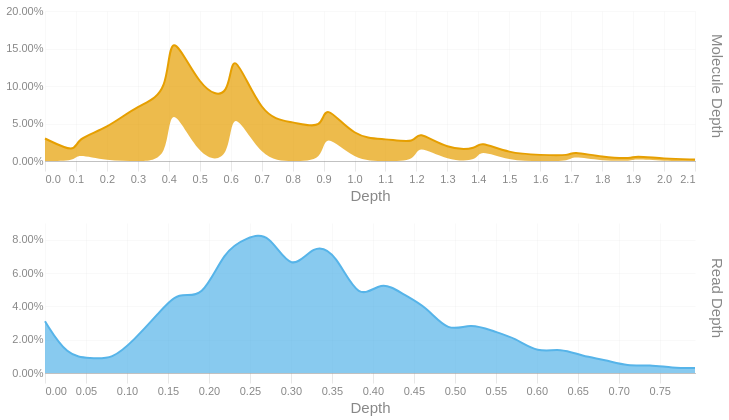

Notebook cell for this chart:
### Code cell
readdep = depth_hist(tb['Read Depth'], q99, 3)
readdep = readdep.with_columns(pl.lit('Read Depth').alias('Metric'))
if not SKIPLR:
    moldep = depth_hist(tb['Molecule Depth'], mol_q99, 1)
    moldep = moldep.with_columns(pl.lit('Molecule Depth').alias('Metric'))
    _hist = pl.concat([readdep, moldep])
    _hist = _hist.filter(pl.col('Proportion') != 0)
    with SafeRender(_hist):
        (
            alt.Chart(_hist)        
            .mark_area(interpolate = "basis")
            .encode(
                x=alt.X('Bin:Q').scale(domainMin=0).axis(alt.Axis(title='Depth')),
                y = alt.Y('Proportion:Q', title = None).axis(format = '.2%'),
                color = alt.Color('Metric:N').legend(None),
                row = alt.Row("Metric:N").header(title = None, labelOrient = 'right'),
                tooltip = [
                    alt.Tooltip("Metric:N", title = "Metric"),
                    alt.Tooltip('Interval:N', title = "Depth Interval"),
                    alt.Tooltip('Proportion:Q', title = "% Alignments").format('.2%')
                ]
            )
            .resolve_scale(x='independent', y='independent')
            .properties(
                height = 150, width = 650,
                usermeta={'embedOptions': {'downloadFileName': f'{samplename}.depth.hist'}}
            )
        ).display()
else:
    readdep = readdep.filter(pl.col('Proportion') != 0)
    with SafeRender(readdep):
        (
            alt.Chart(readdep)        
            .mark_area(interpolate = "basis")
            .encode(
                x=alt.X('Bin:Q').scale(domainMin=0).axis(alt.Axis(title='Depth')),
                y = alt.Y('Proportion:Q', title = None).axis(format = '.2%'),
                tooltip = [
                    alt.Tooltip('Interval:N', title = "Depth Interval"),
                    alt.Tooltip('Proportion:Q', title = "% Alignments").format('.2%')
                ]
            )
            .properties(
                usermeta={'embedOptions': {'downloadFileName': f'{samplename}.depth.hist'}}
            )
        ).display()

### Figure 1 — Vega-Lite specification as saved in the notebook (floating-point values rounded to 4 significant figures)
{"width": 650, "height": 150, "config": {"title": {"anchor": "start", "dy": -15, "fontSize": 18, "color": "#888888", "subtitleColor": "#888888", "subtitleFontSize": 14}, "arc": {"fill": "#0072B2"}, "axis": {"domainColor": "#888888", "domainWidth": 0.5, "gridWidth": 0.2, "grid": false, "titleFontWeight": 400, "titleFontSize": 15, "labelFontSize": 11, "labelColor": "#888888", "tickColor": "#888888", "tickWidth": 0.2, "titleColor": "#888888"}, "axisBand": {"grid": false}, "axisX": {"grid": true, "tickSize": 10, "domainCap": "round"}, "axisY": {"domain": false, "grid": true, "tickSize": 0, "domainCap": "round"}, "background": "transparent", "header": {"labelFontSize": 15, "labelColor": "#888888", "titleFontSize": 15, "titleFontWeight": 600, "titleColor": "#888888"}, "legend": {"labelFont": "sans-serif", "labelFontSize": 12, "labelColor": "#888888", "symbolSize": 100, "symbolType": "circle", "titleFontSize": 12, "titlePadding": 10, "titleColor": "#888888", "title": null}, "range": {"category": ["#E69F00", "#56B4E9", "#009E73", "#F0E442", "#0072B2", "#D55E00", "#CC79A7", "#000000"], "diverging": ["#cfe8f3", "#a2d4ec", "#73bfe2", "#46abdb", "#1696d2", "#12719e"]}, "area": {"fill": "#0072B2", "fillOpacity": 0.7, "line": true, "strokeOpacity": 0.7}, "line": {"color": "#0072B2", "stroke": "#0072B2", "strokeWidth": 2}, "trail": {"color": "#0072B2", "stroke": "#0072B2", "strokeWidth": 0, "size": 1}, "point": {"filled": true, "fillOpacity": 1.0, "size": 95}, "text": {"color": "#888888", "fontSize": 11, "align": "right", "fontWeight": 400, "size": 11}, "bar": {"fill": "#0072B2", "stroke": null}, "view": {"stroke": null, "continuousWidth": 660, "continuousHeight": 400}}, "data": {"name": "data-0345c48ebb24fac34d959a0b62efba36"}, "mark": {"type": "area", "interpolate": "basis"}, "encoding": {"color": {"field": "Metric", "legend": null, "type": "nominal"}, "row": {"field": "Metric", "header": {"title": null, "labelOrient": "right"}, "type": "nominal"}, "tooltip": [{"field": "Metric", "title": "Metric", "type": "nominal"}, {"field": "Interval", "title": "Depth Interval", "type": "nominal"}, {"field": "Proportion", "format": ".2%", "title": "% Alignments", "type": "quantitative"}], "x": {"axis": {"title": "Depth"}, "field": "Bin", "scale": {"domainMin": 0}, "type": "quantitative"}, "y": {"axis": {"format": ".2%"}, "field": "Proportion", "title": null, "type": "quantitative"}}, "resolve": {"scale": {"x": "independent", "y": "independent"}}, "usermeta": {"embedOptions": {"downloadFileName": "S1_Musquodoboit_029.depth.hist"}}, "$schema": "https://vega.github.io/schema/vega-lite/v6.1.0.json", "datasets": {"data-0345c48ebb24fac34d959a0b62efba36": [{"Bin": 0.0, "Interval": "0.0-0.027", "Proportion": 0.031, "Metric": "Read Depth"}, {"Bin": 0.027, "Interval": "0.027-0.055", "Proportion": 0.01, "Metric": "Read Depth"}, {"Bin": 0.055, "Interval": "0.055-0.082", "Proportion": 0.009, "Metric": "Read Depth"}, {"Bin": 0.082, "Interval": "0.082-0.109", "Proportion": 0.008, "Metric": "Read Depth"}, {"Bin": 0.109, "Interval": "0.109-0.137", "Proportion": 0.02, "Metric": "Read Depth"}, {"Bin": 0.137, "Interval": "0.137-0.164", "Proportion": 0.035, "Metric": "Read Depth"}, {"Bin": 0.164, "Interval": "0.164-0.191", "Proportion": 0.05, "Metric": "Read Depth"}, {"Bin": 0.191, "Interval": "0.191-0.219", "Proportion": 0.043, "Metric": "Read Depth"}, {"Bin": 0.219, "Interval": "0.219-0.246", "Proportion": 0.074, "Metric": "Read Depth"}, {"Bin": 0.246, "Interval": "0.246-0.273", "Proportion": 0.081, "Metric": "Read Depth"}, {"Bin": 0.273, "Interval": "0.273-0.301", "Proportion": 0.085, "Metric": "Read Depth"}, {"Bin": 0.301, "Interval": "0.301-0.328", "Proportion": 0.059, "Metric": "Read Depth"}, {"Bin": 0.328, "Interval": "0.328-0.355", "Proportion": 0.078, "Metric": "Read Depth"}, {"Bin": 0.355, "Interval": "0.355-0.383", "Proportion": 0.072, "Metric": "Read Depth"}, {"Bin": 0.383, "Interval": "0.383-0.41", "Proportion": 0.042, "Metric": "Read Depth"}, {"Bin": 0.41, "Interval": "0.41-0.437", "Proportion": 0.056, "Metric": "Read Depth"}, {"Bin": 0.437, "Interval": "0.437-0.465", "Proportion": 0.047, "Metric": "Read Depth"}, {"Bin": 0.465, "Interval": "0.465-0.492", "Proportion": 0.04, "Metric": "Read Depth"}, {"Bin": 0.492, "Interval": "0.492-0.519", "Proportion": 0.024, "Metric": "Read Depth"}, {"Bin": 0.519, "Interval": "0.519-0.547", "Proportion": 0.03, "Metric": "Read Depth"}, {"Bin": 0.547, "Interval": "0.547-0.574", "Proportion": 0.025, "Metric": "Read Depth"}, {"Bin": 0.574, "Interval": "0.574-0.601", "Proportion": 0.021, "Metric": "Read Depth"}, {"Bin": 0.601, "Interval": "0.601-0.629", "Proportion": 0.012, "Metric": "Read Depth"}, {"Bin": 0.629, "Interval": "0.629-0.656", "Proportion": 0.015, "Metric": "Read Depth"}, {"Bin": 0.656, "Interval": "0.656-0.683", "Proportion": 0.01, "Metric": "Read Depth"}, {"Bin": 0.683, "Interval": "0.683-0.711", "Proportion": 0.008, "Metric": "Read Depth"}, {"Bin": 0.711, "Interval": "0.711-0.738", "Proportion": 0.004, "Metric": "Read Depth"}, {"Bin": 0.738, "Interval": "0.738-0.765", "Proportion": 0.005, "Metric": "Read Depth"}, {"Bin": 0.765, "Interval": "0.765-0.793", "Proportion": 0.003, "Metric": "Read Depth"}, {"Bin": 0.793, "Interval": "0.793-0.82", "Proportion": 0.003, "Metric": "Read Depth"}, {"Bin": 0.0, "Interval": "0.0-0.1", "Proportion": 0.03, "Metric": "Molecule Depth"}, {"Bin": 0.1, "Interval": "0.1-0.1", "Proportion": 0.01, "Metric": "Molecule Depth"}, {"Bin": 0.1, "Interval": "0.1-0.2", "Proportion": 0.02, "Metric": "Molecule Depth"}, {"Bin": 0.2, "Interval": "0.2-0.3", "Proportion": 0.043, "Metric": "Molecule Depth"}, {"Bin": 0.3, "Interval": "0.3-0.4", "Proportion": 0.075, "Metric": "Molecule Depth"}, {"Bin": 0.4, "Interval": "0.4-0.4", "Proportion": 0.088, "Metric": "Molecule Depth"}, {"Bin": 0.4, "Interval": "0.4-0.5", "Proportion": 0.098, "Metric": "Molecule Depth"}, {"Bin": 0.5, "Interval": "0.5-0.6", "Proportion": 0.094, "Metric": "Molecule Depth"}, {"Bin": 0.6, "Interval": "0.6-0.6", "Proportion": 0.08, "Metric": "Molecule Depth"}, {"Bin": 0.6, "Interval": "0.6-0.7", "Proportion": 0.081, "Metric": "Molecule Depth"}, {"Bin": 0.7, "Interval": "0.7-0.8", "Proportion": 0.056, "Metric": "Molecule Depth"}, {"Bin": 0.8, "Interval": "0.8-0.9", "Proportion": 0.053, "Metric": "Molecule Depth"}, {"Bin": 0.9, "Interval": "0.9-0.9", "Proportion": 0.041, "Metric": "Molecule Depth"}, {"Bin": 0.9, "Interval": "0.9-1.0", "Proportion": 0.039, "Metric": "Molecule Depth"}, {"Bin": 1.0, "Interval": "1.0-1.1", "Proportion": 0.03, "Metric": "Molecule Depth"}, {"Bin": 1.1, "Interval": "1.1-1.2", "Proportion": 0.03, "Metric": "Molecule Depth"}, {"Bin": 1.2, "Interval": "1.2-1.2", "Proportion": 0.023, "Metric": "Molecule Depth"}, {"Bin": 1.2, "Interval": "1.2-1.3", "Proportion": 0.019, "Metric": "Molecule Depth"}, {"Bin": 1.3, "Interval": "1.3-1.4", "Proportion": 0.015, "Metric": "Molecule Depth"}, {"Bin": 1.4, "Interval": "1.4-1.4", "Proportion": 0.016, "Metric": "Molecule Depth"}, {"Bin": 1.4, "Interval": "1.4-1.5", "Proportion": 0.011, "Metric": "Molecule Depth"}, {"Bin": 1.5, "Interval": "1.5-1.6", "Proportion": 0.01, "Metric": "Molecule Depth"}, {"Bin": 1.6, "Interval": "1.6-1.7", "Proportion": 0.008, "Metric": "Molecule Depth"}, {"Bin": 1.7, "Interval": "1.7-1.7", "Proportion": 0.007, "Metric": "Molecule Depth"}, {"Bin": 1.7, "Interval": "1.7-1.8", "Proportion": 0.006, "Metric": "Molecule Depth"}, {"Bin": 1.8, "Interval": "1.8-1.9", "Proportion": 0.005, "Metric": "Molecule Depth"}, {"Bin": 1.9, "Interval": "1.9-1.9", "Proportion": 0.003, "Metric": "Molecule Depth"}, {"Bin": 1.9, "Interval": "1.9-2.0", "Proportion": 0.004, "Metric": "Molecule Depth"}, {"Bin": 2.0, "Interval": "2.0-2.1", "Proportion": 0.003, "Metric": "Molecule Depth"}, {"Bin": 2.1, "Interval": "2.1-2.16", "Proportion": 0.002, "Metric": "Molecule Depth"}]}}
